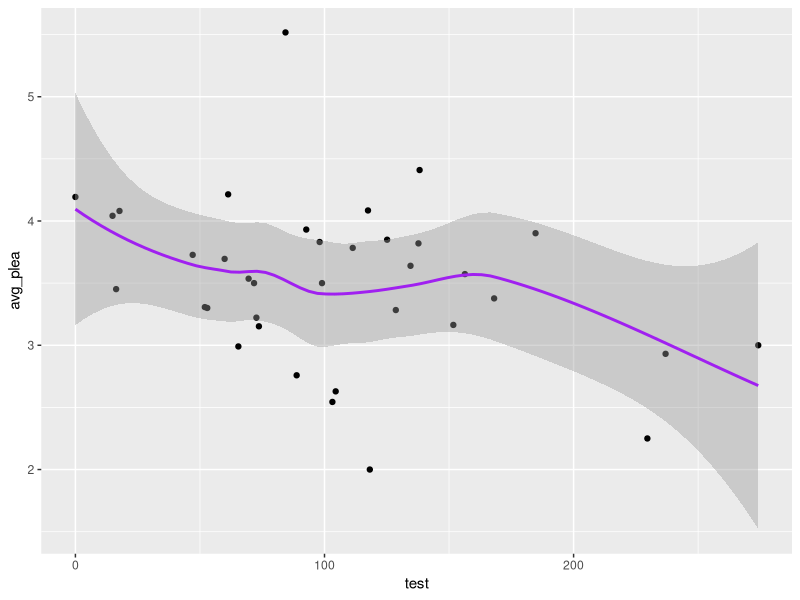
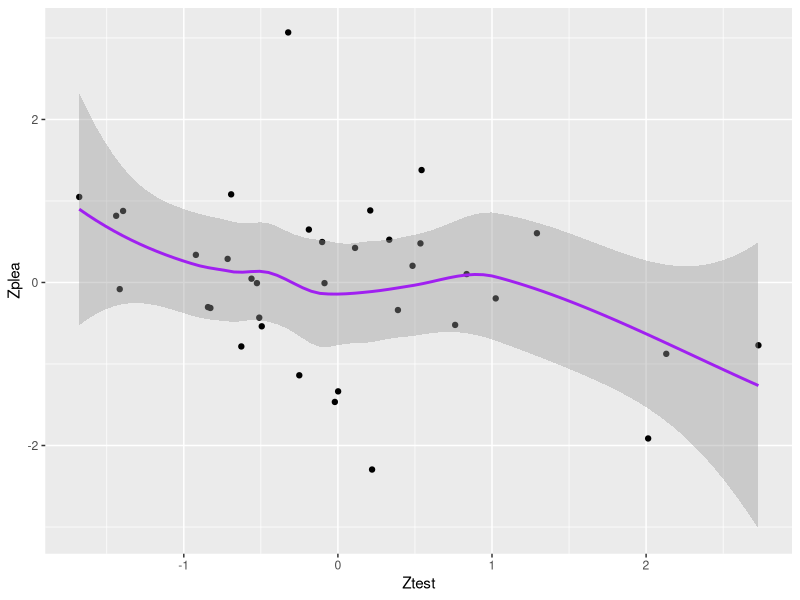
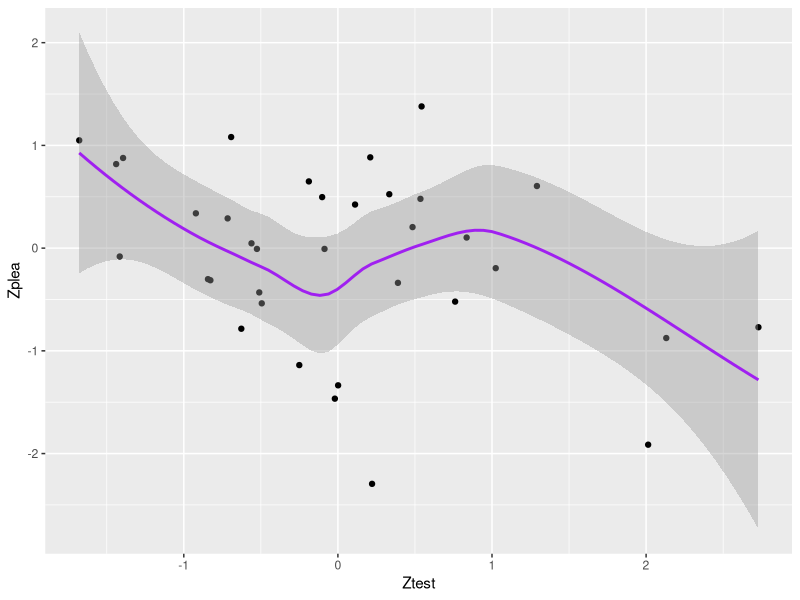
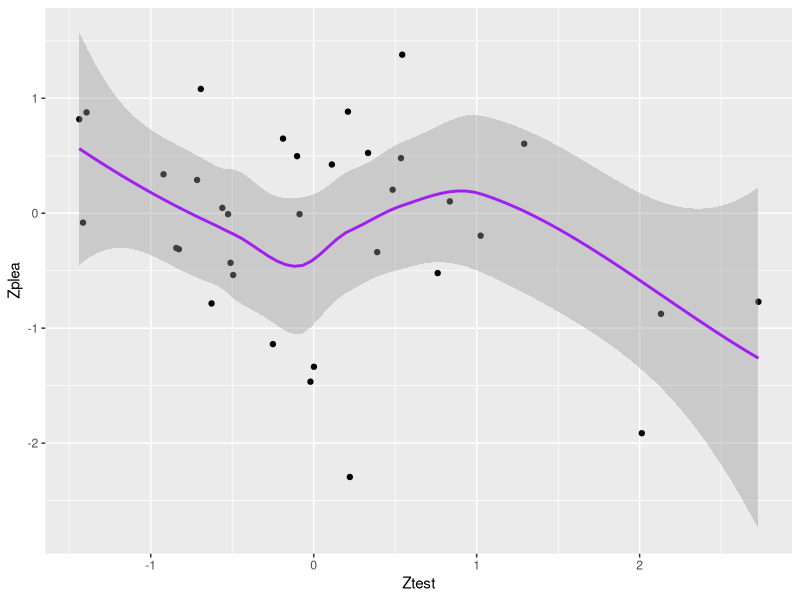
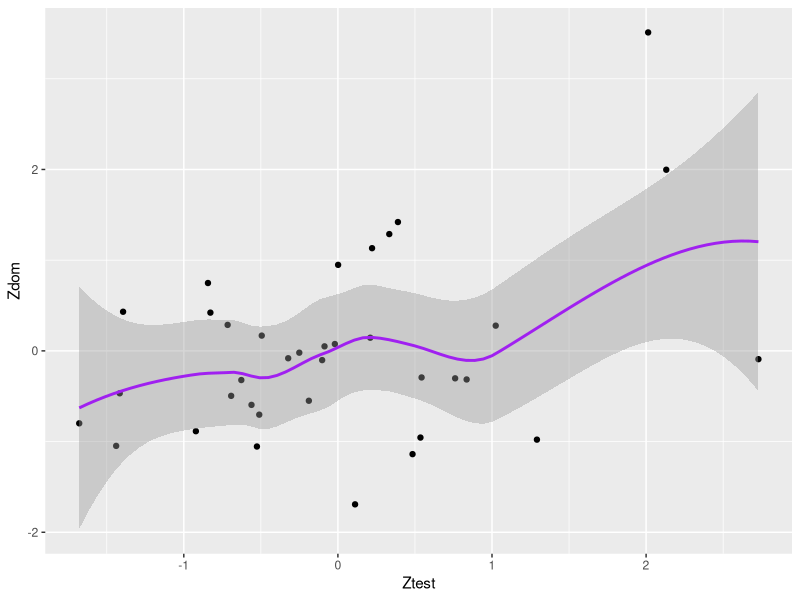
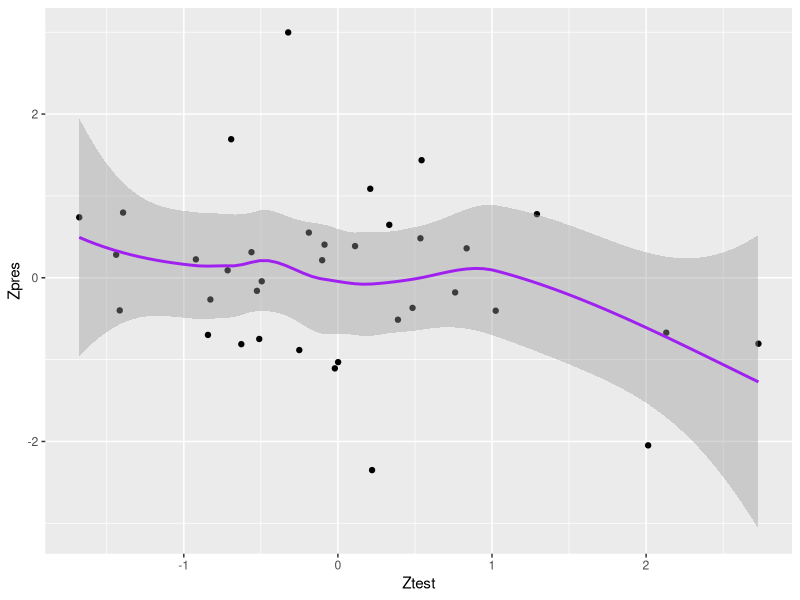
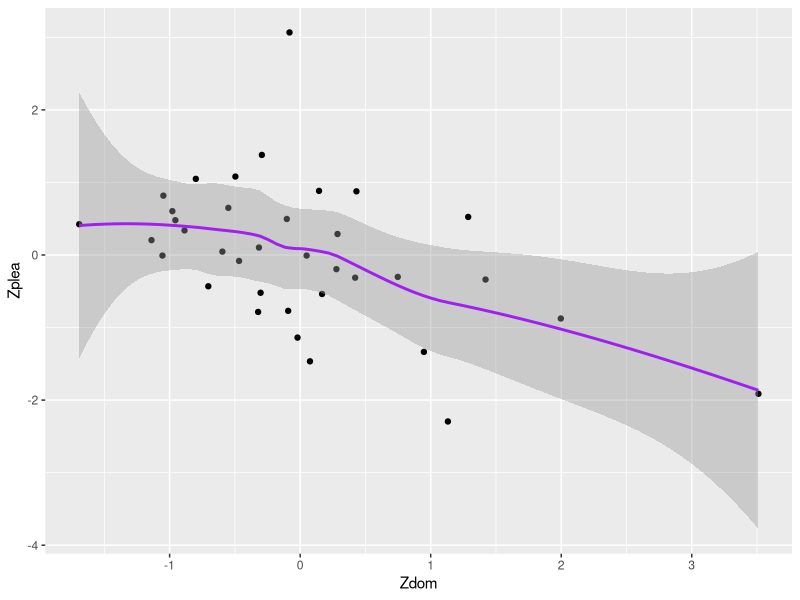
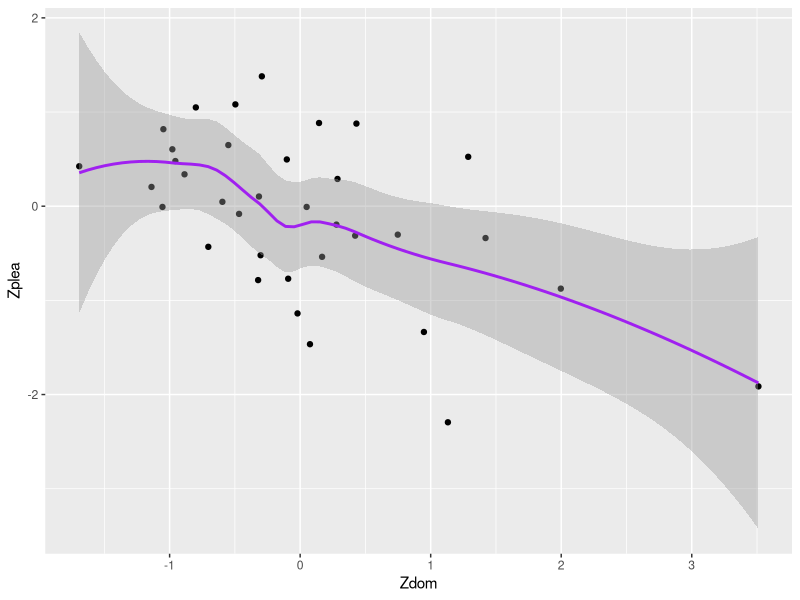

The R script that drew these images, in order:
## ---- chunk 1
knitr::opts_chunk$set(echo = FALSE, warning = FALSE)
## ---- chunk 2
#First, load some packages!

library(tidyverse)
library(knitr)
library(ggthemes)
library(ggplot2)

#Set working directory & load data
setwd("~/Dropbox/research/Role of Smell in Stress Reduction/dominance communication between men/TStudiesR")

data <- read.csv("t_study1_female.csv", header=TRUE)
## ---- chunk 3
data %>% 
	ggplot(aes(x = test, y = avg_plea)) + 
	geom_point() +
	geom_smooth(color = "purple", lwd = 1, se=TRUE)

cor.test(data$avg_plea, data$test)
## ---- chunk 4
data %>% 
	ggplot(aes(x = Ztest, y = Zplea)) + 
	geom_point() +
	geom_smooth(color = "purple", lwd = 1, se=TRUE)

## ---- chunk 5
data %>% 
	filter (shirt_code != "31") %>% 
	ggplot(aes(x = Ztest, y = Zplea)) + 
	geom_point() +
	geom_smooth(color = "purple", lwd = 1, se=TRUE)

data1 <- filter (data, shirt_code != "31")
cor.test(data1$Zplea, data1$Ztest)
## ---- chunk 6
data %>% 
	filter (shirt_code != "31", shirt_code != "37") %>% 
	ggplot(aes(x = Ztest, y = Zplea)) + 
	geom_point() +
	geom_smooth(color = "purple", lwd = 1, se=TRUE)

data2 <- filter (data, shirt_code != "31", shirt_code != "37")
cor.test(data2$Zplea, data2$Ztest)

## ---- chunk 7
data %>% 
	ggplot(aes(x = Ztest, y = Zdom)) + 
	geom_point() +
	geom_smooth(color = "purple", lwd = 1, se=TRUE)

data %>% 
	ggplot(aes(x = Ztest, y = Zpres)) + 
	geom_point() +
	geom_smooth(color = "purple", lwd = 1, se=TRUE)
## ---- chunk 8
data %>% 
	ggplot(aes(x = Zdom, y = Zplea)) + 
	geom_point() +
	geom_smooth(color = "purple", lwd = 1, se=TRUE)

cor.test(data$Zplea, data$Zdom)
## ---- chunk 9
data %>% 
	filter (shirt_code != "31") %>% 
	ggplot(aes(x = Zdom, y = Zplea)) + 
	geom_point() +
	geom_smooth(color = "purple", lwd = 1, se=TRUE)

data4 <- filter (data, shirt_code != "31")
cor.test(data4$Zplea, data4$Ztest)
## ---- chunk 10
data %>% 
	ggplot(aes(x = Zplea, y = Zpres)) + 
	geom_point() +
	geom_smooth(color = "purple", lwd = 1, se=TRUE)

cor.test(data$Zplea, data$Zpres)
